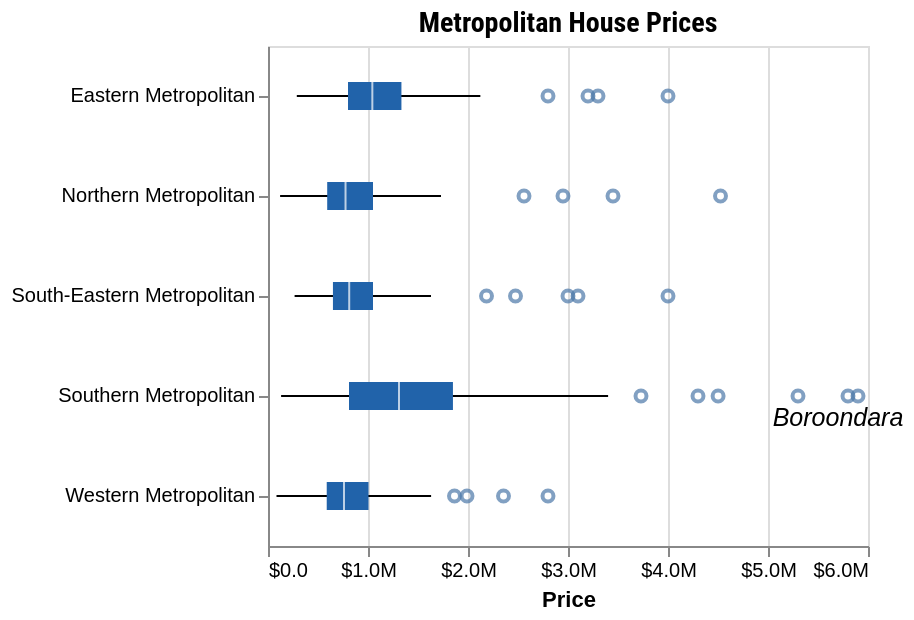

Write the Vega-Lite specification saved for this chart.
### Vega-Lite specification from a JSON file in a GitHub repository (floating-point values rounded to 4 significant figures)
{"$schema": "https://vega.github.io/schema/vega-lite/v5.json", "title": "Metropolitan House Prices", "width": "container", "height": 250, "data": {"values": [{"Region": "Eastern Metropolitan", "lower": 288000, "Q1": 800000, "median": 1043367, "Q3": 1334294, "upper": 2123500, "outliers": [2800000, 3200000, 3300000, 4000000]}, {"Region": "Northern Metropolitan", "lower": 121000, "Q1": 592000, "median": 775250, "Q3": 1050000, "upper": 1730000, "outliers": [2560000, 2950000, 3450000, 4525000]}, {"Region": "South-Eastern Metropolitan", "lower": 266000, "Q1": 649375, "median": 812214, "Q3": 1050000, "upper": 1630000, "outliers": [2185000, 2475000, 3000000, 3100000, 4000000]}, {"Region": "Southern Metropolitan", "lower": 131000, "Q1": 810000, "median": 1310000, "Q3": 1849442, "upper": 3401086, "outliers": [3730000, 4300000, 4501000, 5300000, 5800000, 5900000]}, {"Region": "Western Metropolitan", "lower": 85000, "Q1": 587281, "median": 760000, "Q3": 1005000, "upper": 1631000, "outliers": [1865000, 1990000, 2355000, 2800000]}]}, "encoding": {"y": {"field": "Region", "type": "nominal", "title": null}}, "layer": [{"mark": {"type": "rule", "tooltip": true}, "encoding": {"x": {"field": "lower", "type": "quantitative", "scale": {"zero": false}, "title": "Lower", "axis": {"title": "Price"}, "format": "$,"}, "x2": {"field": "upper", "title": "Upper", "format": "$,"}}}, {"mark": {"type": "bar", "size": 14, "tooltip": true}, "encoding": {"x": {"field": "Q1", "type": "quantitative", "format": "$,"}, "x2": {"field": "Q3", "format": "$,"}, "color": {"value": "#2163aa"}}}, {"mark": {"type": "tick", "color": "white", "size": 14, "tooltip": true}, "encoding": {"x": {"field": "median", "type": "quantitative", "format": "$,", "title": "Median", "axis": {"title": "Price"}}}}, {"mark": {"type": "text", "align": "center", "baseline": "top", "dx": 135, "dy": 5, "font": "sans-serif", "fontStyle": "italic", "fontSize": 12.5}, "encoding": {"text": {"field": "outliers", "type": "quantitative", "condition": {"test": "(datum.Region) == 'Southern Metropolitan' && (datum.outliers) > '3000000'", "value": ["Boroondara"]}}, "opacity": {"condition": {"test": "(datum.Region) == 'Southern Metropolitan' && (datum.outliers) > '3000000'", "value": 1}, "value": 0}}}, {"transform": [{"flatten": ["outliers"]}], "mark": {"type": "point", "style": "boxplot-outliers", "tooltip": true}, "encoding": {"x": {"field": "outliers", "title": "Outlier", "axis": {"title": "Price"}, "type": "quantitative", "format": "$,"}}}], "config": {"numberFormat": "$.2s", "title": {"font": "Roboto Condensed", "fontSize": 14, "dx": 0}}}
